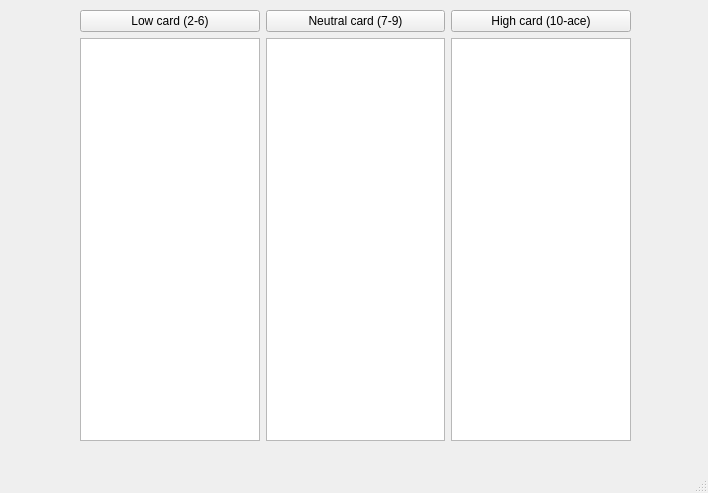
<?xml version="1.0" encoding="UTF-8"?>
<ui version="4.0">
 <class>MainWindow</class>
 <widget class="QMainWindow" name="MainWindow">
  <property name="geometry">
   <rect>
    <x>0</x>
    <y>0</y>
    <width>708</width>
    <height>493</height>
   </rect>
  </property>
  <property name="windowTitle">
   <string>MainWindow</string>
  </property>
  <widget class="QWidget" name="centralwidget">
   <widget class="QWidget" name="verticalLayoutWidget">
    <property name="geometry">
     <rect>
      <x>80</x>
      <y>10</y>
      <width>551</width>
      <height>431</height>
     </rect>
    </property>
    <layout class="QVBoxLayout" name="verticalLayout">
     <item>
      <layout class="QHBoxLayout" name="horizontalLayout_2">
       <item>
        <widget class="QPushButton" name="low_card_button">
         <property name="text">
          <string>Low card (2-6)</string>
         </property>
        </widget>
       </item>
       <item>
        <widget class="QPushButton" name="neutral_card_button">
         <property name="text">
          <string>Neutral card (7-9)</string>
         </property>
        </widget>
       </item>
       <item>
        <widget class="QPushButton" name="high_card_button">
         <property name="text">
          <string>High card (10-ace)</string>
         </property>
        </widget>
       </item>
      </layout>
     </item>
     <item>
      <layout class="QHBoxLayout" name="horizontalLayout">
       <item>
        <widget class="QTextEdit" name="text_low"/>
       </item>
       <item>
        <widget class="QTextEdit" name="text_neutral"/>
       </item>
       <item>
        <widget class="QTextEdit" name="text_high"/>
       </item>
      </layout>
     </item>
    </layout>
   </widget>
  </widget>
  <widget class="QMenuBar" name="menubar">
   <property name="geometry">
    <rect>
     <x>0</x>
     <y>0</y>
     <width>708</width>
     <height>22</height>
    </rect>
   </property>
  </widget>
  <widget class="QStatusBar" name="statusbar"/>
 </widget>
 <resources/>
 <connections/>
</ui>
